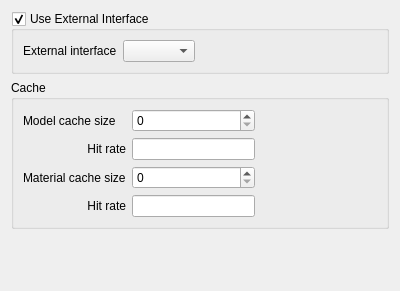
<?xml version="1.0" encoding="UTF-8"?>
<ui version="4.0">
 <class>MatGui::DlgSettingsExternal</class>
 <widget class="QWidget" name="MatGui::DlgSettingsExternal">
  <property name="geometry">
   <rect>
    <x>0</x>
    <y>0</y>
    <width>400</width>
    <height>291</height>
   </rect>
  </property>
  <property name="windowTitle">
   <string>External Interface</string>
  </property>
  <layout class="QVBoxLayout" name="verticalLayout">
   <item>
    <widget class="QGroupBox" name="groupExternal">
     <property name="title">
      <string>Use External Interface</string>
     </property>
     <property name="checkable">
      <bool>true</bool>
     </property>
     <layout class="QGridLayout" name="gridLayout_2">
      <item row="0" column="0">
       <widget class="QLabel" name="label">
        <property name="text">
         <string>External interface</string>
        </property>
       </widget>
      </item>
      <item row="0" column="2">
       <widget class="Gui::PreauracadomboBox" name="comboInterface">
        <property name="currentText">
         <string notr="true"/>
        </property>
        <property name="prefEntry" stdset="0">
         <cstring>Current</cstring>
        </property>
        <property name="prefPath" stdset="0">
         <cstring>Mod/Material/ExternalInterface</cstring>
        </property>
       </widget>
      </item>
      <item row="0" column="3">
       <spacer name="horizontalSpacer_2">
        <property name="orientation">
         <enum>Qt::Horizontal</enum>
        </property>
        <property name="sizeHint" stdset="0">
         <size>
          <width>40</width>
          <height>20</height>
         </size>
        </property>
       </spacer>
      </item>
     </layout>
    </widget>
   </item>
   <item>
    <widget class="QGroupBox" name="groupBox_2">
     <property name="title">
      <string>Cache</string>
     </property>
     <layout class="QGridLayout" name="gridLayout_3">
      <item row="1" column="1">
       <widget class="QLineEdit" name="inputModelCacheHitRate">
        <property name="readOnly">
         <bool>true</bool>
        </property>
       </widget>
      </item>
      <item row="2" column="1">
       <widget class="Gui::PrefSpinBox" name="spinMaterialCacheSize">
        <property name="maximum">
         <number>4096</number>
        </property>
        <property name="prefEntry" stdset="0">
         <cstring>MaterialCacheSize</cstring>
        </property>
        <property name="prefPath" stdset="0">
         <cstring>Mod/Material/ExternalInterface</cstring>
        </property>
       </widget>
      </item>
      <item row="0" column="0">
       <widget class="QLabel" name="label_7">
        <property name="text">
         <string>Model cache size</string>
        </property>
       </widget>
      </item>
      <item row="3" column="0">
       <widget class="QLabel" name="label_10">
        <property name="text">
         <string>Hit rate</string>
        </property>
        <property name="alignment">
         <set>Qt::AlignRight|Qt::AlignTrailing|Qt::AlignVCenter</set>
        </property>
       </widget>
      </item>
      <item row="0" column="1">
       <widget class="Gui::PrefSpinBox" name="spinModelCacheSize">
        <property name="maximum">
         <number>4096</number>
        </property>
        <property name="prefEntry" stdset="0">
         <cstring>ModelCacheSize</cstring>
        </property>
        <property name="prefPath" stdset="0">
         <cstring>Mod/Material/ExternalInterface</cstring>
        </property>
       </widget>
      </item>
      <item row="3" column="1">
       <widget class="QLineEdit" name="inputMaterialCacheHitRate"/>
      </item>
      <item row="1" column="0">
       <widget class="QLabel" name="label_9">
        <property name="text">
         <string>Hit rate</string>
        </property>
        <property name="alignment">
         <set>Qt::AlignRight|Qt::AlignTrailing|Qt::AlignVCenter</set>
        </property>
       </widget>
      </item>
      <item row="2" column="0">
       <widget class="QLabel" name="label_8">
        <property name="text">
         <string>Material cache size</string>
        </property>
       </widget>
      </item>
      <item row="0" column="2">
       <spacer name="horizontalSpacer">
        <property name="orientation">
         <enum>Qt::Horizontal</enum>
        </property>
        <property name="sizeHint" stdset="0">
         <size>
          <width>40</width>
          <height>20</height>
         </size>
        </property>
       </spacer>
      </item>
     </layout>
    </widget>
   </item>
   <item>
    <spacer name="verticalSpacer">
     <property name="orientation">
      <enum>Qt::Vertical</enum>
     </property>
     <property name="sizeHint" stdset="0">
      <size>
       <width>20</width>
       <height>40</height>
      </size>
     </property>
    </spacer>
   </item>
  </layout>
 </widget>
 <customwidgets>
  <customwidget>
   <class>Gui::PrefSpinBox</class>
   <extends>QSpinBox</extends>
   <header>Gui/PrefWidgets.h</header>
  </customwidget>
  <customwidget>
   <class>Gui::PreauracadomboBox</class>
   <extends>QComboBox</extends>
   <header>Gui/PrefWidgets.h</header>
  </customwidget>
 </customwidgets>
 <resources/>
 <connections/>
</ui>
